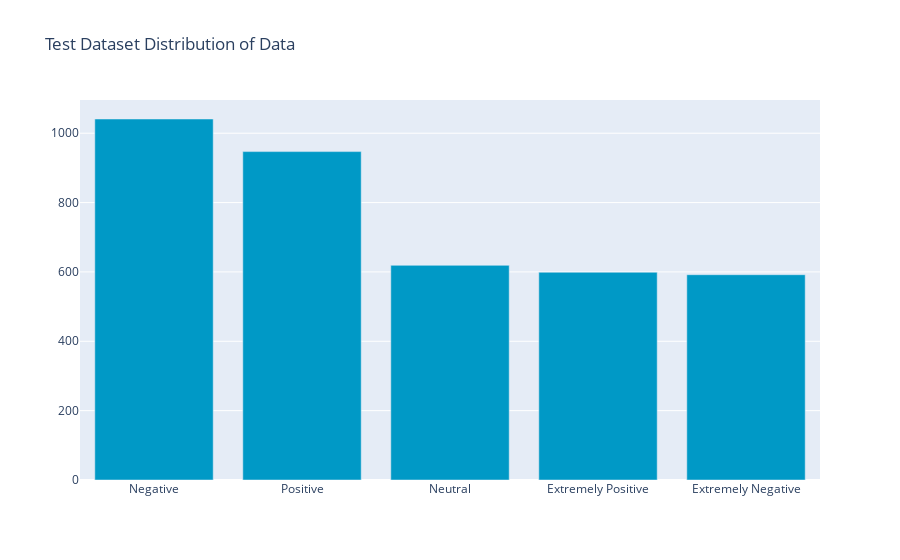

Notebook code for this chart:
### Markdown cell above
* Graph showing the number of classes in the emotionality attribute in the training dataset
* In total in the dataset:
     * 11422 pcs Positive
     * 9917 pieces of Negative
     * 7713 pcs Natural
     * 6624 Extremely Positive
     * 5481 pcs Extremely Negative
* tweets are included.

### Code cell
distribution_plot(x=dist_test.index,y=dist_test.values,name='Test Dataset Distribution of Data',color='#0099C6')

### Figure 1 — Plotly figure (JSON) as saved in the notebook; plotly's stock layout.template omitted (floating-point values rounded to 4 significant figures)
{"data": [{"marker": {"color": "#0099C6"}, "type": "bar", "x": ["Negative", "Positive", "Neutral", "Extremely Positive", "Extremely Negative"], "y": [1041, 947, 619, 599, 592]}], "layout": {"title": {"text": "Test Dataset Distribution of Data"}}}
